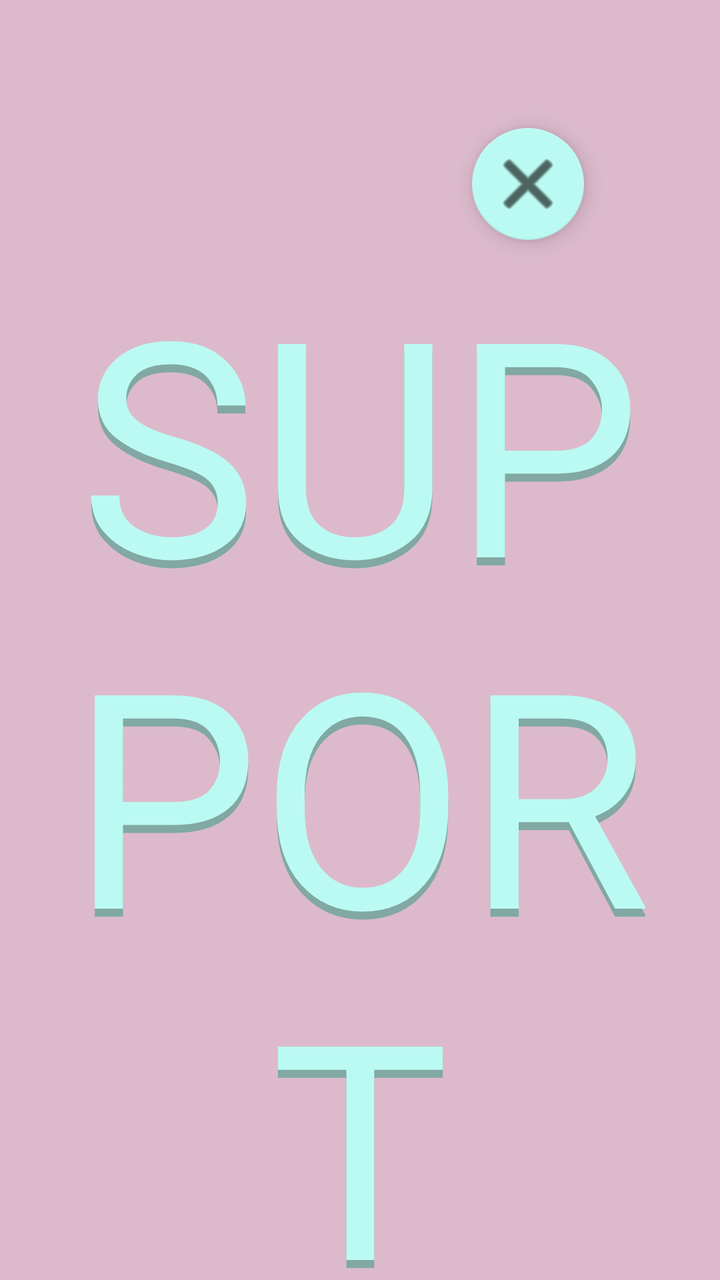
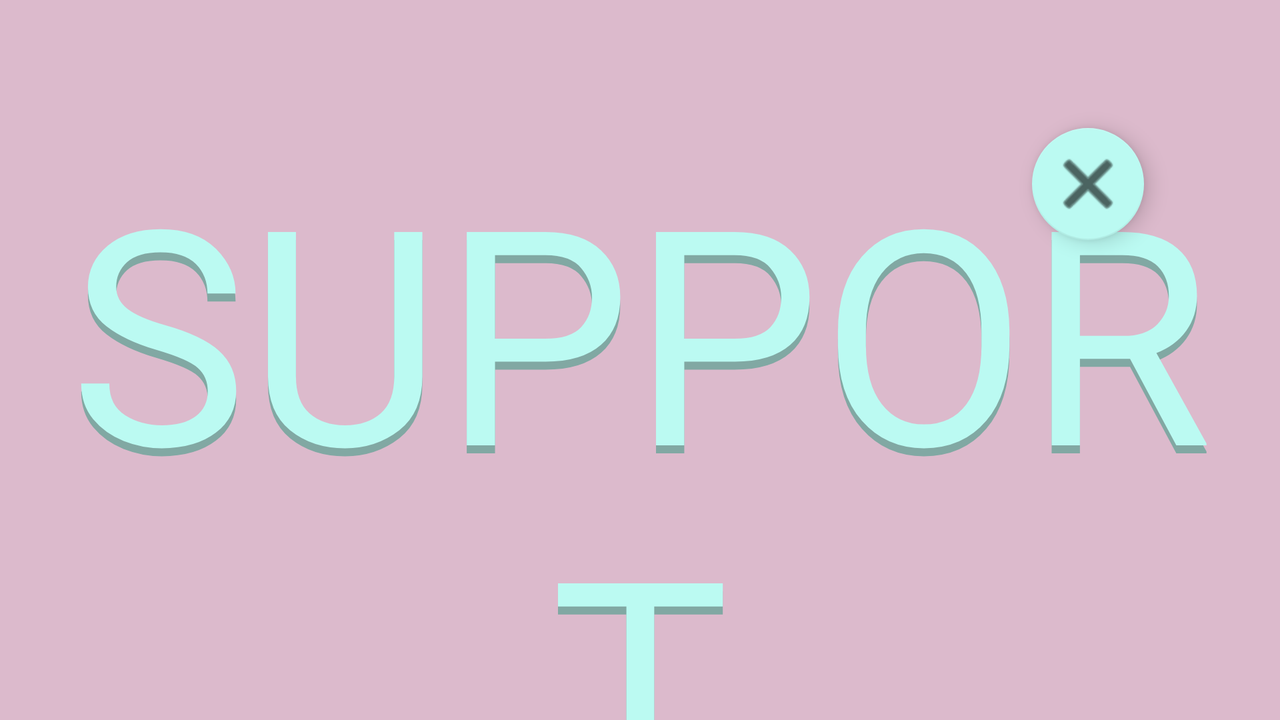

An Android layout and its configuration variant, each rendered on a device that would load it. The default file and the variant file are quoted in full after the pictures.
<!-- AndroidManifest.xml: application theme Theme.ScavengerHuntProject -->
<!-- res/layout/activity_contact.xml -->
<?xml version="1.0" encoding="utf-8"?>
<androidx.constraintlayout.widget.ConstraintLayout xmlns:android="http://schemas.android.com/apk/res/android"
    xmlns:app="http://schemas.android.com/apk/res-auto"
    xmlns:tools="http://schemas.android.com/tools"
    android:id="@+id/c_background"
    android:layout_width="match_parent"
    android:layout_height="match_parent"
    android:background="#DCBACC"
    tools:context=".Contact">

    <TextView
        android:id="@+id/textView"
        android:layout_width="wrap_content"
        android:layout_height="wrap_content"
        android:layout_marginTop="124dp"
        android:fontFamily="@font/barrio"
        android:text="SUPPORT"
        android:textAlignment="center"
        android:textColor="#81A8A3"
        android:textSize="150sp"
        app:layout_constraintEnd_toEndOf="parent"
        app:layout_constraintHorizontal_bias="0.479"
        app:layout_constraintStart_toStartOf="parent"
        app:layout_constraintTop_toTopOf="parent" />

    <TextView
        android:id="@+id/textView2"
        android:layout_width="wrap_content"
        android:layout_height="wrap_content"
        android:layout_marginTop="120dp"
        android:fontFamily="@font/barrio"
        android:text="SUPPORT"
        android:textAlignment="center"
        android:textColor="#BBFAF2"
        android:textSize="150sp"
        app:layout_constraintEnd_toEndOf="parent"
        app:layout_constraintStart_toStartOf="parent"
        app:layout_constraintTop_toTopOf="parent" />

    <EditText
        android:id="@+id/txtFullName"
        android:layout_width="600dp"
        android:layout_height="80dp"
        android:layout_marginTop="16dp"
        android:background="#346C4F5F"
        android:ems="10"
        android:fontFamily="@font/bahianita"
        android:hint="Full name"
        android:inputType="textPersonName"
        android:textAlignment="center"
        android:textColor="#8B659E"
        android:textSize="48sp"
        app:layout_constraintEnd_toEndOf="parent"
        app:layout_constraintHorizontal_bias="0.497"
        app:layout_constraintStart_toStartOf="parent"
        app:layout_constraintTop_toBottomOf="@+id/textView" />

    <EditText
        android:id="@+id/txtEmail"
        android:layout_width="600dp"
        android:layout_height="80dp"
        android:layout_marginTop="32dp"
        android:background="#346C4F5F"
        android:ems="10"
        android:fontFamily="@font/bahianita"
        android:hint="Email"
        android:inputType="textEmailAddress"
        android:textAlignment="center"
        android:textColor="#8B659E"
        android:textSize="48sp"
        app:layout_constraintEnd_toEndOf="parent"
        app:layout_constraintStart_toStartOf="parent"
        app:layout_constraintTop_toBottomOf="@+id/txtFullName" />

    <EditText
        android:id="@+id/txtPhoneNumber"
        android:layout_width="600dp"
        android:layout_height="80dp"
        android:layout_marginTop="32dp"
        android:background="#346C4F5F"
        android:ems="10"
        android:fontFamily="@font/bahianita"
        android:hint="Phone number"
        android:inputType="phone"
        android:textAlignment="center"
        android:textColor="#8B659E"
        android:textSize="48sp"
        app:layout_constraintEnd_toEndOf="parent"
        app:layout_constraintStart_toStartOf="parent"
        app:layout_constraintTop_toBottomOf="@+id/txtEmail" />

    <EditText
        android:id="@+id/txtMessage"
        android:layout_width="600dp"
        android:layout_height="400dp"
        android:layout_marginTop="32dp"
        android:background="#346C4F5F"
        android:ems="10"
        android:fontFamily="@font/bahianita"
        android:gravity="start|top"
        android:hint="Message"
        android:inputType="textMultiLine"
        android:paddingLeft="20dp"
        android:paddingTop="5dp"
        android:paddingRight="20dp"
        android:paddingBottom="5dp"
        android:textColor="#8B659E"
        android:textSize="48sp"
        app:layout_constraintEnd_toEndOf="parent"
        app:layout_constraintHorizontal_bias="0.505"
        app:layout_constraintStart_toStartOf="parent"
        app:layout_constraintTop_toBottomOf="@+id/txtPhoneNumber" />

    <Button
        android:id="@+id/btnSend"
        android:layout_width="600dp"
        android:layout_height="wrap_content"
        android:layout_marginTop="16dp"
        android:layout_marginBottom="64dp"
        android:backgroundTint="#BBFAF2"
        android:fontFamily="@font/barrio"
        android:onClick="send"
        android:text="SEND"
        android:textColor="#DCBACC"
        android:textSize="60sp"
        app:cornerRadius="30dp"
        app:layout_constraintBottom_toBottomOf="parent"
        app:layout_constraintEnd_toEndOf="parent"
        app:layout_constraintStart_toStartOf="parent"
        app:layout_constraintTop_toBottomOf="@+id/txtMessage" />

    <com.google.android.material.floatingactionbutton.FloatingActionButton
        android:id="@+id/c_exit"
        android:layout_width="wrap_content"
        android:layout_height="wrap_content"
        android:layout_marginTop="64dp"
        android:layout_marginEnd="68dp"
        android:clickable="true"
        android:onClick="exit"
        app:backgroundTint="#BBFAF2"
        app:layout_constraintEnd_toEndOf="parent"
        app:layout_constraintTop_toTopOf="parent"
        app:maxImageSize="40dp"
        app:srcCompat="@android:drawable/ic_menu_close_clear_cancel" />

</androidx.constraintlayout.widget.ConstraintLayout>
<!-- resources referenced by this layout -->
<resources>
  <style name="Theme.ScavengerHuntProject" parent="Theme.MaterialComponents.DayNight.DarkActionBar">
          
          <item name="colorPrimary">@color/purple_500</item>
          <item name="colorPrimaryVariant">@color/purple_700</item>
          <item name="colorOnPrimary">@color/white</item>
          
          <item name="colorSecondary">@color/teal_200</item>
          <item name="colorSecondaryVariant">@color/teal_700</item>
          <item name="colorOnSecondary">@color/black</item>
          
          <item name="android:statusBarColor" tools:targetApi="l">?attr/colorPrimaryVariant</item>
          
      </style>
</resources>
<!-- res/layout-land/activity_contact.xml (the repository's variant of the layout above) -->
<!-- drawn on the phone turned sideways -->
<?xml version="1.0" encoding="utf-8"?>
<androidx.constraintlayout.widget.ConstraintLayout xmlns:android="http://schemas.android.com/apk/res/android"
    xmlns:app="http://schemas.android.com/apk/res-auto"
    xmlns:tools="http://schemas.android.com/tools"
    android:id="@+id/c_background"
    android:layout_width="match_parent"
    android:layout_height="match_parent"
    android:background="#DCBACC"
    tools:context=".Contact">

    <TextView
        android:id="@+id/textView"
        android:layout_width="wrap_content"
        android:layout_height="wrap_content"
        android:layout_marginTop="68dp"
        android:fontFamily="@font/barrio"
        android:text="SUPPORT"
        android:textAlignment="center"
        android:textColor="#81A8A3"
        android:textSize="150sp"
        app:layout_constraintEnd_toEndOf="parent"
        app:layout_constraintHorizontal_bias="0.493"
        app:layout_constraintStart_toStartOf="parent"
        app:layout_constraintTop_toTopOf="parent" />

    <TextView
        android:id="@+id/textView2"
        android:layout_width="wrap_content"
        android:layout_height="wrap_content"
        android:layout_marginTop="64dp"
        android:fontFamily="@font/barrio"
        android:text="SUPPORT"
        android:textAlignment="center"
        android:textColor="#BBFAF2"
        android:textSize="150sp"
        app:layout_constraintEnd_toEndOf="parent"
        app:layout_constraintStart_toStartOf="parent"
        app:layout_constraintTop_toTopOf="parent" />

    <EditText
        android:id="@+id/txtFullName"
        android:layout_width="550dp"
        android:layout_height="80dp"
        android:layout_marginStart="50dp"
        android:layout_marginTop="32dp"
        android:background="#346C4F5F"
        android:ems="10"
        android:fontFamily="@font/bahianita"
        android:hint="Full name"
        android:inputType="textPersonName"
        android:textAlignment="center"
        android:textColor="#8B659E"
        android:textSize="48sp"
        app:layout_constraintStart_toStartOf="parent"
        app:layout_constraintTop_toBottomOf="@+id/textView" />

    <EditText
        android:id="@+id/txtEmail"
        android:layout_width="550dp"
        android:layout_height="80dp"
        android:layout_marginTop="32dp"
        android:background="#346C4F5F"
        android:ems="10"
        android:fontFamily="@font/bahianita"
        android:hint="Email"
        android:inputType="textEmailAddress"
        android:textAlignment="center"
        android:textColor="#8B659E"
        android:textSize="48sp"
        app:layout_constraintEnd_toEndOf="@+id/txtFullName"
        app:layout_constraintStart_toStartOf="@+id/txtFullName"
        app:layout_constraintTop_toBottomOf="@+id/txtFullName" />

    <EditText
        android:id="@+id/txtPhoneNumber"
        android:layout_width="550dp"
        android:layout_height="80dp"
        android:layout_marginTop="32dp"
        android:background="#346C4F5F"
        android:ems="10"
        android:fontFamily="@font/bahianita"
        android:hint="Phone number"
        android:inputType="phone"
        android:textAlignment="center"
        android:textColor="#8B659E"
        android:textSize="48sp"
        app:layout_constraintEnd_toEndOf="@+id/txtEmail"
        app:layout_constraintStart_toStartOf="@+id/txtEmail"
        app:layout_constraintTop_toBottomOf="@+id/txtEmail" />

    <EditText
        android:id="@+id/txtMessage"
        android:layout_width="550dp"
        android:layout_height="304dp"
        android:layout_marginStart="32dp"
        android:layout_marginTop="32dp"
        android:layout_marginEnd="8dp"
        android:background="#346C4F5F"
        android:ems="10"
        android:fontFamily="@font/bahianita"
        android:gravity="start|top"
        android:hint="Message"
        android:inputType="textMultiLine"
        android:paddingLeft="20dp"
        android:paddingTop="5dp"
        android:paddingRight="20dp"
        android:paddingBottom="5dp"
        android:textColor="#8B659E"
        android:textSize="48sp"
        app:layout_constraintEnd_toEndOf="parent"
        app:layout_constraintStart_toEndOf="@+id/txtFullName"
        app:layout_constraintTop_toBottomOf="@+id/textView" />

    <Button
        android:id="@+id/btnSend"
        android:layout_width="600dp"
        android:layout_height="wrap_content"
        android:layout_marginTop="100dp"
        android:backgroundTint="#BBFAF2"
        android:fontFamily="@font/barrio"
        android:onClick="send"
        android:text="SEND"
        android:textColor="#DCBACC"
        android:textSize="60sp"
        app:cornerRadius="30dp"
        app:layout_constraintEnd_toEndOf="parent"
        app:layout_constraintStart_toStartOf="parent"
        app:layout_constraintTop_toBottomOf="@+id/txtPhoneNumber" />

    <com.google.android.material.floatingactionbutton.FloatingActionButton
        android:id="@+id/c_exit"
        android:layout_width="wrap_content"
        android:layout_height="wrap_content"
        android:layout_marginTop="64dp"
        android:layout_marginEnd="68dp"
        android:clickable="true"
        android:onClick="exit"
        app:backgroundTint="#BBFAF2"
        app:layout_constraintEnd_toEndOf="parent"
        app:layout_constraintTop_toTopOf="parent"
        app:maxImageSize="40dp"
        app:srcCompat="@android:drawable/ic_menu_close_clear_cancel" />

</androidx.constraintlayout.widget.ConstraintLayout>
